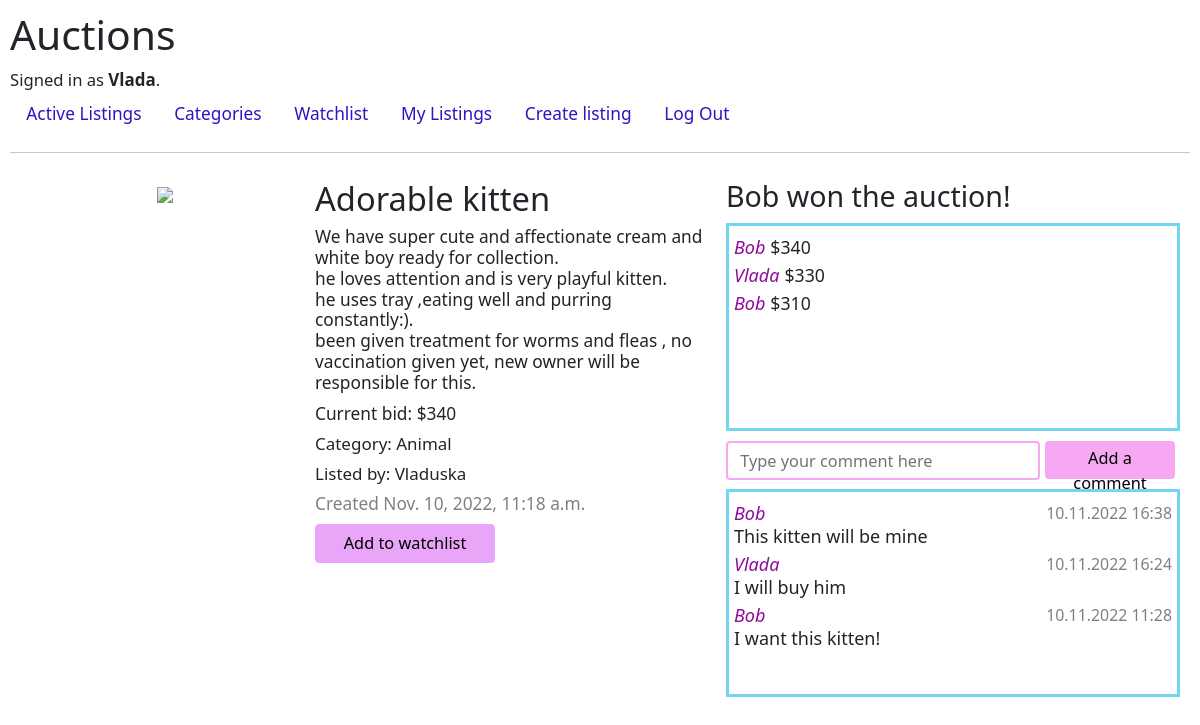
Screenshot of /listing_34 (signed in) with the database file from the repository.
### auctions/models.py (models this page shows, shortened)
class User(AbstractUser):
    pass

class Listing(models.Model):
    user_id = models.ForeignKey(User, on_delete=models.CASCADE, related_name="listings")
    title = models.TextField()
    description = models.TextField()
    start_price = models.PositiveBigIntegerField()
    current_price = models.PositiveBigIntegerField(default=f"{int(0)}")
    picture_url = models.URLField()
    category = models.ForeignKey(Category, blank=True, on_delete=models.SET_DEFAULT, default = "", related_name='listing')
    activity = models.CharField(max_length=1, choices=[("A","Active"), ("C", "Closed")], default="A")
    date_time = models.DateTimeField(auto_now_add=True)

class Category(models.Model):
    name = models.TextField()
    def __str__(self):
        return f"{self.name}"

class Bid(models.Model):
    listing_id = models.ForeignKey(Listing, on_delete=models.CASCADE, related_name='bid')
    user_id = models.ForeignKey(User, on_delete=models.CASCADE, related_name="bid")
    price = models.PositiveBigIntegerField()

class Comments(models.Model):
    listing_id = models.ForeignKey(Listing, on_delete=models.CASCADE, related_name='comment')
    user_id = models.ForeignKey(User, on_delete=models.CASCADE, related_name="comment")
    comment = models.TextField()
    date_time = models.DateTimeField(auto_now_add=True)

### auctions/views.py (the view)
# urls.py: path("listing_<str:listing_id>", views.listing_page, name="listing_page"),
def listing_page(request, listing_id, winner=None, error_text=None):
        try:
            if request.method == "POST":
                error_text = bid(request)
            else:
                if Listing.objects.get(id=listing_id).activity == "C":
                    try:
                        winner = Bid.objects.filter(listing_id=Listing.objects.get(id=listing_id)).order_by('-price').first().user_id.username
                    except AttributeError:
                        winner = "No one"
            return render(request, "auctions/listing.html", {
                    "listing": Listing.objects.get(id=listing_id),
                    "winner": winner,
                    "error_text": error_text
                })
        except Listing.DoesNotExist:
            return HttpResponseRedirect(reverse("index"))

### auctions/templatetags/templatetag.py (called while the page is built)
@register.filter(name='usd')
def usd(value):
    return f"${value:,.0f}"

@register.filter(name="local_time")
def time(value):
    return strftime('%d.%m.%Y %H:%M', localtime(value.timestamp()))

@register.filter(name="reverse")
def reverse(value):
    return value[::-1]

@register.filter(name="watch")
def watch(watchlist, user_id):
    try:
        for x in list(watchlist):
            if x["user_id_id"] == user_id:
                return 1
        return 0
    except IndexError:
        return 0

### auctions/templates/auctions/listing.html (shortened to what this page needs)
{% extends "auctions/layout.html" %}
{% load templatetag %}
{% block body %}
    <div id="page">
        <div id="picture">
            <img src="{{ listing.picture_url }}" height="200px">
        </div>
        <div id="listing_text">
            <h2>{{ listing.title }}</h2>
            <div id="description">{{ listing.description }}</div>
            <div id="price">
                {% if listing.current_price == 0 %}
                    Starting bid: {{ listing.start_price | usd }}
                {% else %}
                    Current bid: {{ listing.current_price | usd }}
                {% endif %}
            </div>
            Category: {{ listing.category }}<br>
            Listed by: {{ listing.user_id.username }}
            <div id="created">
                Created {{ listing.date_time }}
            </div>
            {% if user.is_authenticated %}
                <div id="text_{{listing.id}}">
                    <button id="button_{{listing.id}}" onclick="Add_delete('{{ listing.id }}')" type="submit" class="btn btn-info add">Add to watchlist</button>
                </div>
            {% endif %}
        </div>
        <div id="right">
            <div id="winner">
                {% if winner %}
                    <h3>
                    {% if winner == user.username %}
                        You won the auction!
                    {% else %}
                        {{ winner }} won the auction!
                    </h3>
                    {% endif %}
                {% endif %}
            </div>
            <div id="bids">
                {% for bid in listing.bid.all|reverse %}
                    <div class="line">
                        <div id="name">{{bid.user_id.username}}</div>
                        {{bid.price | usd }}
                    </div>
                {% endfor %}
            </div>
            <div id="add_comment">
                {% if user.is_authenticated %}
                    <form method="post" action = "{% url 'comment' %}" autocomplete="off" autocapitalize="on">
                        <input class="form-control" type="text" name="comment" placeholder="Type your comment here" required>
                        <button type="submit" class="btn btn-info btn">Add a comment</button>
                    </form>
                {% else %}
                <h5>Comments</h5>
                {% endif %}
            </div>
            <div id="comments">
                {% for comment in listing.comment.all|reverse %}
                    <div class="line">
                        <div id="name">{{comment.user_id.username}}</div>
                        <div id="date">{{ comment.date_time | local_time }}</div>
                        <div id="comment">{{comment.comment}}</div>
                    </div>
                {% endfor %}
            </div>
        </div>
    </div>
{% endblock %}

### auctions/templates/auctions/layout.html (shortened to what this page needs)
{% load static %}
<!DOCTYPE html>
<html lang="en">
    <head>
        <link rel="stylesheet" href="https://stackpath.bootstrapcdn.com/bootstrap/4.4.1/css/bootstrap.min.css">
        <link href="{% static 'auctions/styles.css' %}" rel="stylesheet">
        <link href="https://cdn.jsdelivr.net/npm/bootstrap@5.1.3/dist/css/bootstrap.min.css" rel="stylesheet">
    </head>
    <body>
        <h1>Auctions</h1>
        <div>
            {% if user.is_authenticated %}
                Signed in as <strong>{{ user.username }}</strong>.
            {% else %}
                Not signed in.
            {% endif %}
        </div>
        <ul class="nav">
            <li class="nav-item">
                <a class="nav-link" href="{% url 'index' %}">Active Listings</a>
            </li>
            <li class="nav-item">
                <a class="nav-link" href="{% url 'categories' %}">Categories</a>
            </li>
            {% if user.is_authenticated %}
                <li class="nav-item">
                    <a class="nav-link" href="{% url 'watchlist' %}">Watchlist</a>
                </li>
                <li class="nav-item">
                    <a class="nav-link" href="{% url 'my_listings' %}">My Listings</a>
                </li>
                <li class="nav-item">
                    <a class="nav-link" href="{% url 'create_listing' %}">Create listing</a>
                </li>
                <li class="nav-item">
                    <a class="nav-link" href="{% url 'logout' %}">Log Out</a>
                </li>
            {% endif %}
        </ul>
        <hr>
        {% block body %}
        {% endblock %}
    </body>
</html>

### auctions/static/auctions/styles.css (style rules this page uses)
body { padding: 10px; }
* { font-size:1.02em; }
.nav-link { color: #3212c3!important; text-decoration: none!important; }
#listing_text #created { color:gray; }
#listing_text #description { line-height: 1.2em; margin: 0.4em 2% 0.4em 0; white-space: pre-wrap; }
.add { background-color: rgb(233, 166, 248)!important; border-color: rgb(233, 166, 248)!important; width: 180px; margin: 5px 0; }
#page { padding: 10px; display: grid; grid-template-columns: 25% 35% auto; grid-template-rows:520px; column-gap: 5px; line-height: 1.8em; }
#picture { text-align: center; }
#picture img { width:90%; height: auto; max-height: 510px; object-fit: contain; }
#page #description { overflow-y:auto; max-height:40%; }
#bids, #comments { overflow-y:auto; height:40%; border: 3px solid rgb(114, 214, 241); padding: 5px; margin: 10px 0; }
#date { color:gray; font-size:0.9em; display: flex; justify-content: flex-end; }
#name { color:#8f0a9e; float: left; margin-right: 5px; font-style:italic; }
.line { margin: 5px 0; line-height: 1.3em; }
#add_comment input { float: left; width: calc(100% - 140px); border:2px solid rgb(246, 169, 242); }
#add_comment button { width: 130px; height: 38px; padding: 3px; margin: 0 5px; border:2px solid rgb(246, 169, 242); background-color: rgb(246, 169, 242); }

### rows the page displays
User: username "Vlada"
Listing: title "Adorable kitten", description "We have super cute and affectionate cream and white boy ready for collection. he loves attention and is very playful kitten. he uses tray ,eating well and purring constantly:). been given treatment for worms and fleas , no vaccination given yet, new owner will be responsible for this.", current_price "$340", category "Animal", user_id.username "Vladuska", date_time "Nov. 10, 2022, 11:18 a.m."
User: username "Bob"
Bid: user_id.username "Bob", price "$340"
Bid: user_id.username "Vlada", price "$330"
Bid: user_id.username "Bob", price "$310"
Comments: user_id.username "Bob", date_time|local_time "10.11.2022 16:38", comment "This kitten will be mine"
Comments: user_id.username "Vlada", date_time|local_time "10.11.2022 16:24", comment "I will buy him"
Comments: user_id.username "Bob", date_time|local_time "10.11.2022 11:28", comment "I want this kitten!"
